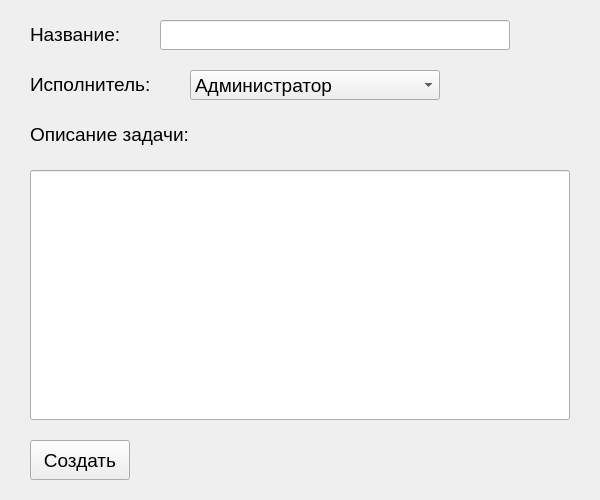
<?xml version="1.0" encoding="UTF-8"?>
<ui version="4.0">
 <class>Form</class>
 <widget class="QWidget" name="Form">
  <property name="geometry">
   <rect>
    <x>0</x>
    <y>0</y>
    <width>600</width>
    <height>500</height>
   </rect>
  </property>
  <property name="windowTitle">
   <string>Form</string>
  </property>
  <widget class="QPushButton" name="sozdanie">
   <property name="geometry">
    <rect>
     <x>30</x>
     <y>440</y>
     <width>100</width>
     <height>40</height>
    </rect>
   </property>
   <property name="font">
    <font>
     <pointsize>14</pointsize>
    </font>
   </property>
   <property name="text">
    <string>Создать</string>
   </property>
  </widget>
  <widget class="QLabel" name="label">
   <property name="geometry">
    <rect>
     <x>30</x>
     <y>20</y>
     <width>120</width>
     <height>30</height>
    </rect>
   </property>
   <property name="text">
    <string>&lt;html&gt;&lt;head/&gt;&lt;body&gt;&lt;p&gt;&lt;span style=&quot; font-size:14pt;&quot;&gt;Название:&lt;/span&gt;&lt;/p&gt;&lt;/body&gt;&lt;/html&gt;</string>
   </property>
  </widget>
  <widget class="QLineEdit" name="Nazv">
   <property name="geometry">
    <rect>
     <x>160</x>
     <y>20</y>
     <width>350</width>
     <height>30</height>
    </rect>
   </property>
  </widget>
  <widget class="QComboBox" name="Ispoln">
   <property name="geometry">
    <rect>
     <x>190</x>
     <y>70</y>
     <width>250</width>
     <height>30</height>
    </rect>
   </property>
   <property name="font">
    <font>
     <pointsize>14</pointsize>
    </font>
   </property>
   <item>
    <property name="text">
     <string>Администратор</string>
    </property>
   </item>
   <item>
    <property name="text">
     <string>Менеджер</string>
    </property>
   </item>
   <item>
    <property name="text">
     <string>Рабочий</string>
    </property>
   </item>
  </widget>
  <widget class="QLabel" name="label_2">
   <property name="geometry">
    <rect>
     <x>30</x>
     <y>70</y>
     <width>150</width>
     <height>30</height>
    </rect>
   </property>
   <property name="font">
    <font>
     <pointsize>14</pointsize>
    </font>
   </property>
   <property name="text">
    <string>&lt;html&gt;&lt;head/&gt;&lt;body&gt;&lt;p&gt;Исполнитель:&lt;/p&gt;&lt;/body&gt;&lt;/html&gt;</string>
   </property>
  </widget>
  <widget class="QLabel" name="label_3">
   <property name="geometry">
    <rect>
     <x>30</x>
     <y>120</y>
     <width>200</width>
     <height>30</height>
    </rect>
   </property>
   <property name="font">
    <font>
     <pointsize>14</pointsize>
    </font>
   </property>
   <property name="text">
    <string>&lt;html&gt;&lt;head/&gt;&lt;body&gt;&lt;p&gt;Описание задачи:&lt;/p&gt;&lt;/body&gt;&lt;/html&gt;</string>
   </property>
  </widget>
  <widget class="QLineEdit" name="Opis">
   <property name="geometry">
    <rect>
     <x>30</x>
     <y>170</y>
     <width>540</width>
     <height>250</height>
    </rect>
   </property>
  </widget>
  <widget class="QLabel" name="texzap">
   <property name="geometry">
    <rect>
     <x>150</x>
     <y>440</y>
     <width>400</width>
     <height>40</height>
    </rect>
   </property>
   <property name="font">
    <font>
     <family>Times New Roman</family>
     <pointsize>14</pointsize>
    </font>
   </property>
   <property name="text">
    <string/>
   </property>
  </widget>
 </widget>
 <resources/>
 <connections/>
</ui>
